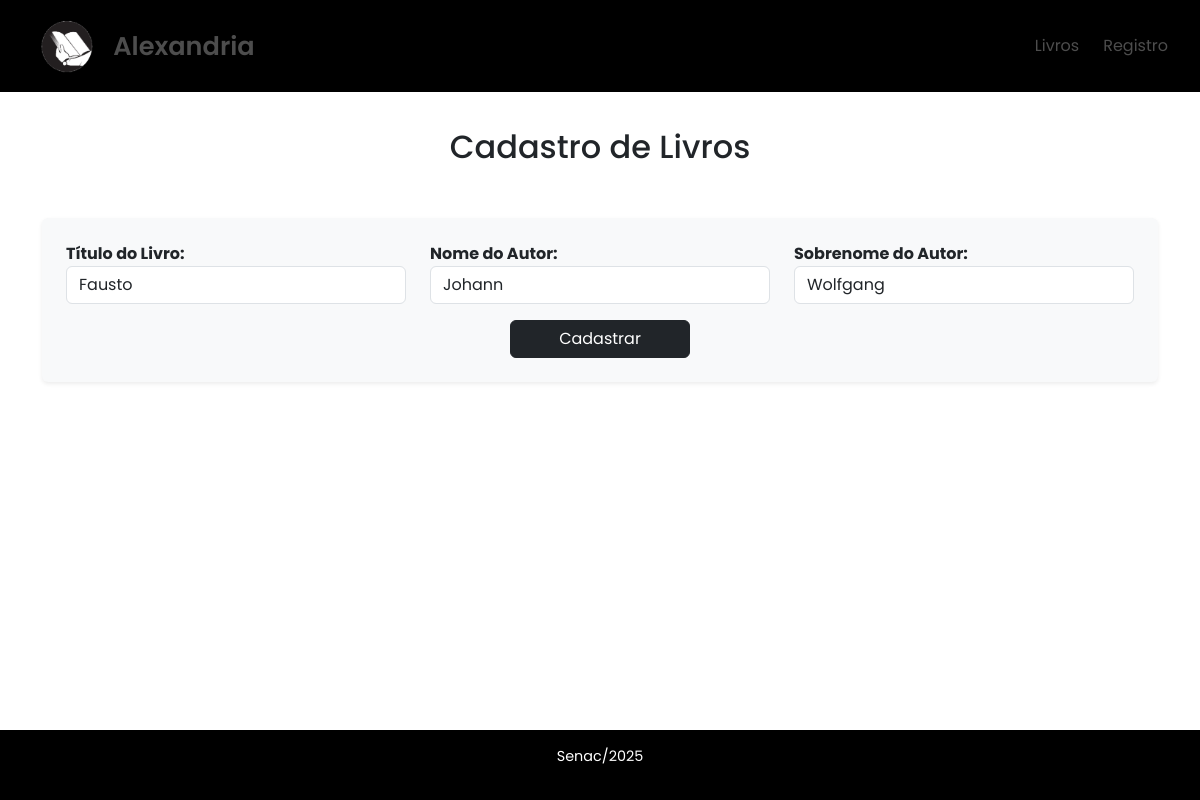
Page /livro_editar/8 on the committed database.
### Blog/models.py (models this page shows, shortened)
class Livro(models.Model):
    nome_livro = models.CharField(max_length=100) # Nome do livro, string de até 100 caracteres
    nome_autor = models.CharField(max_length=100) # nome do autor, string de até 100 caracteres
    sobrenome_autor = models.CharField(max_length=100) # sobrenome do autor, string de até 100 caracteres
    class Meta:
        verbose_name = "Livro" # Nome singular amigável para o modelo no painel administrativo
        verbose_name_plural = "Livros" # Nome plural amigável para o modelo no painel administrativo
        ordering = ['nome_livro'] # Define a ordem padrão dos registros ao consultá-los

### Blog/views.py (the view)
# urls.py: path('livro_editar/<int:pk>', Editar.as_view(), name="livro_update"),
class Editar(UpdateView):
    model = Livro
    form_class = LivroForm
    template_name = 'Blog/forms_livro.html'
    success_url = reverse_lazy('lista_livro')

### Blog/forms.py
class LivroForm(forms.ModelForm):
    class Meta:
        model = Livro #Modelo (Classe do model)
        fields = [
            'nome_livro',
            'nome_autor',
            'sobrenome_autor'
        ]
        widgets = {
            "nome_livro": forms.TextInput(attrs={"class": "form-control","placeholder": "Digite o nome do livro"}),
            "nome_autor": forms.TextInput(attrs={"class":"form-control","placeholder": "Digite o nome do Autor"}),
            "sobrenome_autor": forms.TextInput(attrs={"class": "form-control","placeholder": "Digite o sobrenome do Autor"})
        }

### Blog/templates/blog/forms_livro.html (shortened to what this page needs)
{% extends 'base.html' %}
{% block content %}
<section>
    <div class="titulo text-center my-4">
        <h2>Cadastro de Livros</h2>
    </div>
</section>
<section class="container">
    <form method="post" class="p-4 bg-light rounded shadow-sm">
        <div class="row mb-3">
            <div class="col-md-4">
                <label for="{{ form.nome_livro.id_for_label }}"><strong>Título do Livro:</strong></label>
                {{ form.nome_livro }}
            </div>
            <div class="col-md-4">
                <label for="{{ form.nome_autor.id_for_label }}"><strong>Nome do Autor:</strong></label>
                {{ form.nome_autor }}
            </div>
            <div class="col-md-4">
                <label for="{{ form.sobrenome_autor.id_for_label }}"><strong>Sobrenome do Autor:</strong></label>
                {{ form.sobrenome_autor }}
            </div>
        </div>
        <div class="row">
            <div class="col text-center">
                <button class="btn btn-dark px-5" type="submit">Cadastrar</button>
            </div>
        </div>
    </form>
</section>
{% endblock %}

### Blog/static/css/livros.css (style rules this page uses)
html, body { height: 100%; margin: 0; display: flex; flex-direction: column; font-family: 'Poppins', sans-serif; }
.titulo { display: flex; justify-content: center; align-items: center; text-align: center; padding: 0.75rem 1.5rem; }
.titulo h2 { margin-bottom: 1rem; }

### rows in the picture
Livro: nome_livro "Fausto", nome_autor "Johann", sobrenome_autor "Wolfgang"
